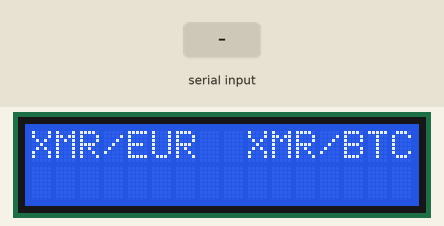
Bench run of a sketch on a simulated Arduino Uno, built with avr-gcc and run on an emulated ATmega328P. Parts: 16×2 character LCD. Inputs (shaded band) come from the test bench. What the sketch prints to the serial monitor is not drawn.

Above: at 1.2 s.
1.3 s: "1" received over Serial
At 3.1 s:
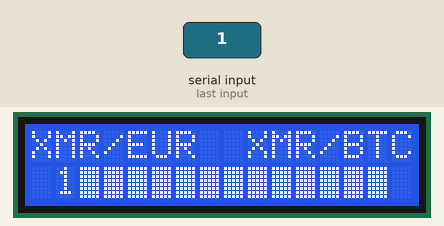
3.5 s: "0" received over Serial
At 4.7 s:
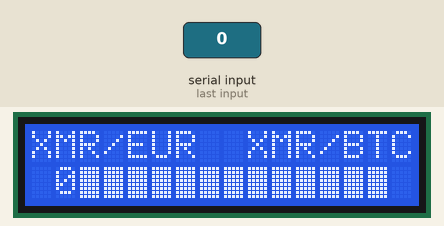
5.5 s: "2" received over Serial
At 7.5 s:
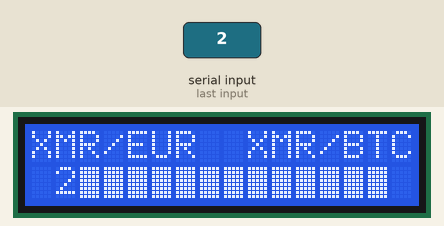
Timing chart, 0 to 9.0 s (numbered marks = the images above; inputs shaded):
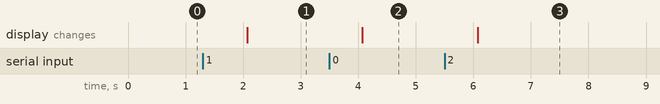

The sketch:

xmr-ticker.ino
```cpp
// (licence header left out)
#include <LiquidCrystal.h>


LiquidCrystal lcd(2, 3, 4, 5, 6, 7); // Init LiquidCrystal with used pins
char xmr_value[15];                  // Allocate some space for the string
char inChar;                         // Where to store the character read
byte index = 0;                      // Index into array; where to store the character

// Setup the display
void setup()
{
  Serial.begin(9600);  // Setup the serial monitor
    lcd.begin(16, 2);  // Init the display
    lcd.clear();       // clear the display
    lcd.print("XMR/EUR  XMR/BTC");  // Print the title line

}

// Main loop
void loop(void)
{
  delay(1000);         // Set a standard delay

if (Serial.available() > 0) {   // As long the serial connection is on

  index = 0;
  while (index < 14)            // One less than the size of the array
       {
           inChar = Serial.read();    // Read a character
           xmr_value[index] = inChar; // Store it
           index++;                   // Increment where to write next
       }
       Serial.flush();          // Flush the serial interface

  lcd.setCursor(1,1);           // Set cursor on the second line
  lcd.print(xmr_value);         // Print the xmr values on the second line
  Serial.println(xmr_value);    // Send back values to serial
			    }

}
```

Measured:
- after the input at 1.3 s, the display: changes after 0.77 s (image 1)
- after the input at 3.5 s, the display: changes after 0.57 s (image 2)
- after the input at 5.5 s, the display: changes after 0.57 s (image 3)
